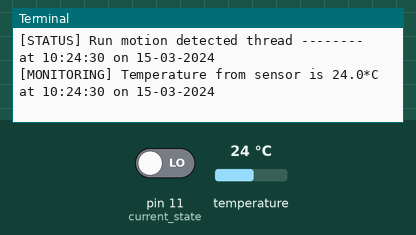
Recording of a program running on a simulated Raspberry Pi (header pin numbers). On the bench: the last lines printed to the terminal. The inputs (shaded band) are chosen by the test bench; at power-on: pin 11 (current_state) LOW, temperature 24 °C. The clock reads 2024-03-15 10:24:30 at power-on unless the program sets it; files the program writes start out absent; web requests get an empty 200 reply after 0.4 s; threads take turns every 2 ms.

Above: at 1.2 s.
1.3 s: pin 11 (current_state) driven HIGH
At 1.8 s:
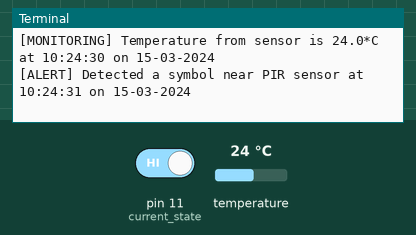
2.8 s: temperature set to 12 °C
At 4.0 s:
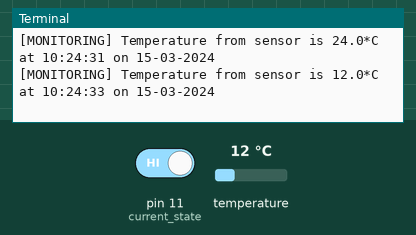
4.3 s: temperature set to 19 °C
At 4.3 s:
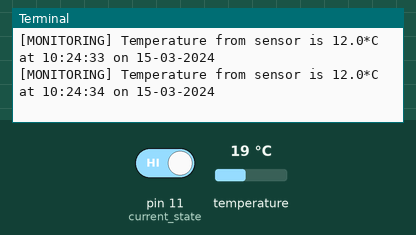
Timing chart, 0 to 7.3 s (numbered marks = the images above; inputs shaded):
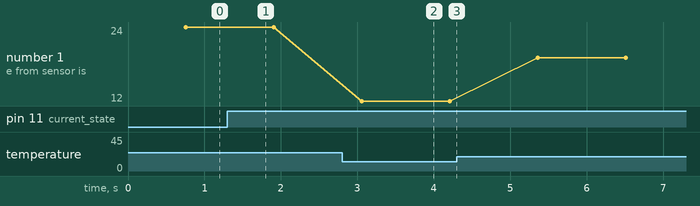

The program:

trigger.py
```python
import time
import sys
from time import sleep
from time import strftime
import RPi.GPIO as GPIO
from datetime import datetime
import threading
import urllib
import signal
from colorama import init, Fore, Back, Style

init()

# setup pi and pin11
GPIO.setmode(GPIO.BOARD)
GPIO.setup(11, GPIO.IN)

time_sleep_sensor = 1

def save_log(log_string):
    with open("raspi.log", "a+") as f:
        f.write(log_string + '\n')

def get_td():
    timeW = time.strftime("%H:%M:%S")
    dateW = time.strftime("%d-%m-%Y")
    return " at " + timeW + " on " + dateW

def probe_temp(tempfile):    #Returns tamperature value at the time of interrupt
    try:
        file = open(tempfile, 'r')
        lines = file.readlines()
        file.close()
    except:
        return None
    status = lines[0][-4:-1]
    if status == 'YES':
        tempstr = lines[1][-6:-1]
        tempval = float(tempstr)/1000
        return tempval
    else:
        return None
def temp_thread():
    temp = probe_temp("/sys/bus/w1/devices/28-0516b344c3ff/w1_slave")
    if temp != None:
        log = "Temperature from sensor is " + str(temp) + "*C" +get_td()
        print(Fore.GREEN + "[MONITORING] " + Fore.WHITE + "Temperature from sensor is " + Fore.YELLOW + str(temp) + "*C" + Fore.WHITE + get_td())
        save_log(log)
        url = 'http://192.168.137.1/write-to-database.py?temp='+str(temp)
        result = urllib.urlopen(url)
    else:
        log = "Can't read temperature from sensor" + get_td()
        print(Fore.RED + "[ERROR] " + Fore.WHITE + log)
        save_log(log)

def push_notification(notification):
    url="http://192.168.137.1/PIR-alert.py?pir=" + notification
    reponse = urllib.urlopen(url)
    log = "[ALERT] Sent notifications to androind devices" + get_td()
    save_log(log)
def motion():
    log = "Run motion detected thread --------" + get_td()
    print(Fore.CYAN + "[STATUS] " + Fore.WHITE + log)
    save_log(log)
    while True:
        current_state = GPIO.input(11)
        if current_state == 1:
            log = "Detected a symbol near PIR sensor" + get_td()
            print(Fore.YELLOW + "[ALERT] " + Fore.WHITE + log)
            save_log(log)
            push_notification("ALERT! PIR Motion Detected" + get_td())
            GPIO.setup(11, GPIO.IN, GPIO.PUD_DOWN)
            sleep(60)
if __name__ == "__main__":
    try:
        motion_thread = threading.Thread(name="worker", target=motion)
        motion_thread.start()
    except:
        log = "Failed to run motion detected thread" + get_td()
        print(Fore.RED + "[ERROR] " + Fore.WHITE + log)
        save_log(log)
    try:
        log = "Run temperature monitor thread -------" + get_td()
        print(Fore.CYAN + "[STATUS] " + Fore.WHITE + log)
        save_log(log)
        while True:
            temp_thread()
            #sleep(time_sleep_sensor)
    finally:
        GPIO.cleanup()
```

Measured:
- after the input at 1.3 s, the terminal: prints a new line at once (image 1)
- after the input at 2.8 s, the terminal: prints a new line after 0.26 s (image 2)
- plotted number 1: 24 → 12 after the input at 2.8 s, 12 → 19 after the input at 4.3 s
